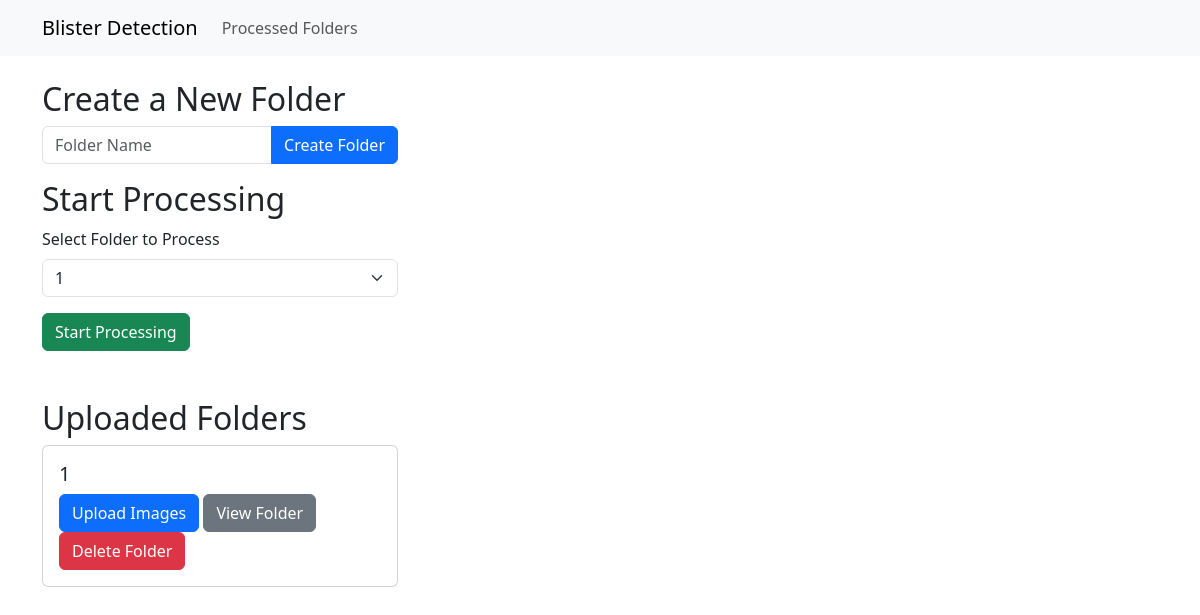
The app's page /, older data.
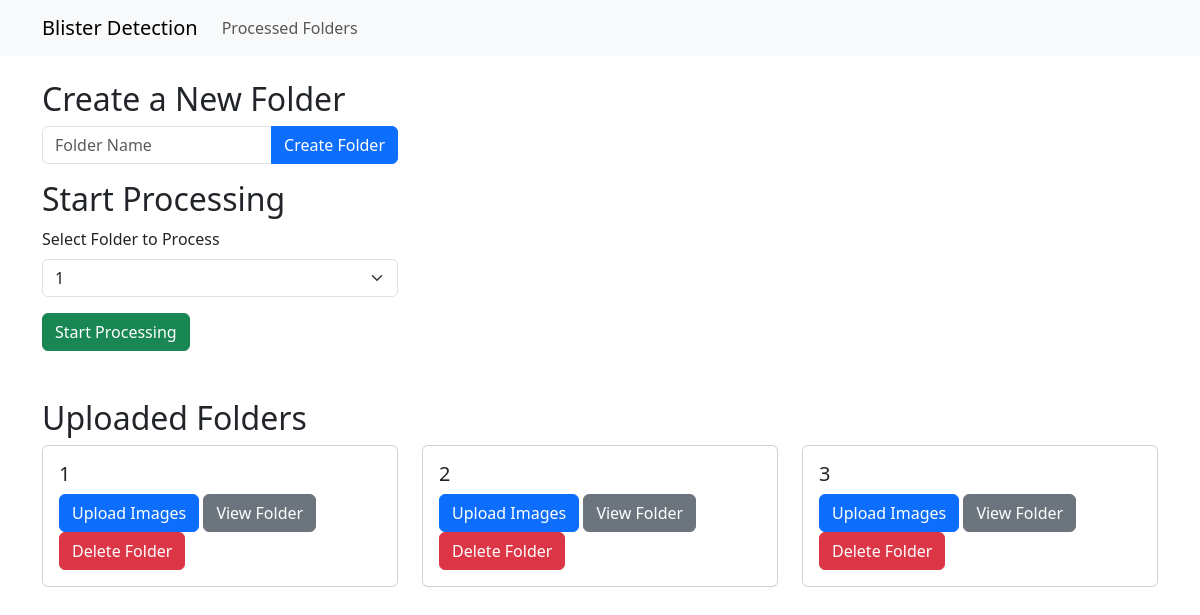
The same page, newer data.
### app/models.py (models this page shows, shortened)
class Folder(models.Model):
    name = models.CharField(max_length=255, unique=True)

### app/views.py (the view)
# urls.py: path('', views.home, name='home'),
def home(request):
    folders = Folder.objects.all()
    return render(request, 'app/home.html', {'folders': folders})

### app/templates/app/home.html (shortened to what this page needs)
{% extends 'app/base.html' %}
{% block content %}
<div class="row">
    <div class="col-md-4">
        <h2>Create a New Folder</h2>
        <form method="POST" action="{% url 'create_folder' %}">
            <div class="input-group mb-3">
                <input type="text" class="form-control" placeholder="Folder Name" name="folder_name" required>
                <button class="btn btn-primary" type="submit">Create Folder</button>
            </div>
        </form>
        <h2>Start Processing</h2>
        <form method="POST" action="{% url 'start_processing' %}">
            <div class="mb-3">
                <label for="folderSelect" class="form-label">Select Folder to Process</label>
                <select class="form-select" id="folderSelect" name="folder_id" required>
                    {% for folder in folders %}
                    <option value="{{ folder.id }}">{{ folder.name }}</option>
                    {% endfor %}
                </select>
            </div>
            <button class="btn btn-success" type="submit">Start Processing</button>
        </form>
    </div>
</div>
<div class="row mt-5">
    <div class="col-md-12">
        <h2>Uploaded Folders</h2>
        <div class="row">
            {% for folder in folders %}
            <div class="col-md-4">
                <div class="card mb-4">
                    <div class="card-body">
                        <h5 class="card-title">{{ folder.name }}</h5>
                        <button type="button" class="btn btn-primary" data-bs-toggle="modal" data-bs-target="#uploadModal{{ folder.id }}">
                            Upload Images
                        </button>
                        <a href="{% url 'view_folder' folder.id %}" class="btn btn-secondary">View Folder</a>
                        <form method="POST" action="{% url 'delete_folder' folder.id %}" style="display:inline;">
                            <button type="submit" class="btn btn-danger" onclick="return confirm('Are you sure you want to delete this folder?');">Delete Folder</button>
                        </form>
                    </div>
                </div>
            </div>
            {% endfor %}
        </div>
    </div>
</div>
{% endblock %}

Row changes from the older to the newer data that the page shows:
added Folder: name "2"
added Folder: name "3"
